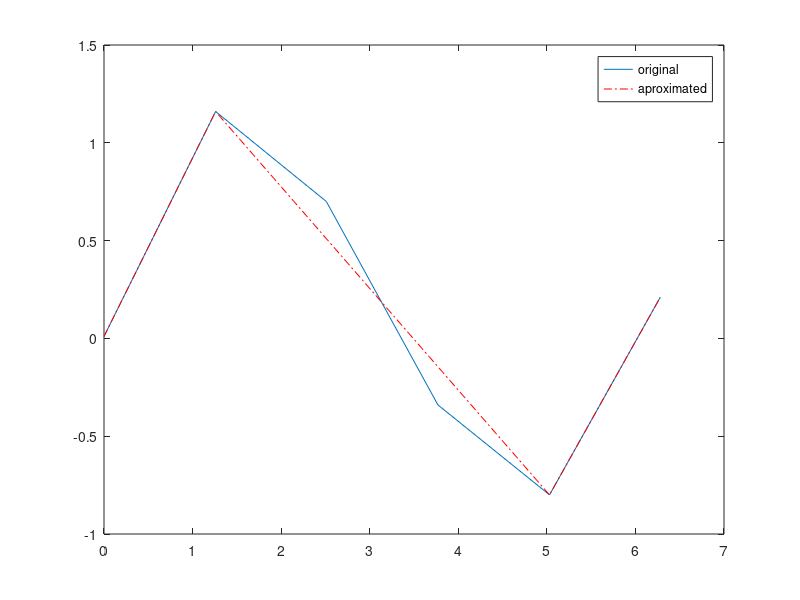

This chart was generated by the following MATLAB code: (Note: this script raises an error after producing the figure.)
function hw3_func_aprox
clc;
disp('HW3 /A');
alpha = 2;
beta = 10;
% x = [0.8  2.15  2.9  4.1];
% f = [0.1  0.7  1.3  0.65];
x = [0  1.26  2.51  3.77  5.03  6.28];
f = [0.01  1.16  0.70  -0.34  -0.80  0.2100];

matrix = inf*ones(length(x),length(x));

for i = 1:length(x)
    for j = i+1:length(x)
        tmp = 0;
        for k = i:j
            xx = f(i) + ( x(k) - x(i) ) * ( f(j)-f(i) )/( x(j)-x(i) );
            tmp = tmp + (beta * (f(k) - xx)^2 );
        end
        matrix(i,j) = alpha + tmp;
    end
end

previous = dijkstra(matrix);

i = size(matrix,1);

resultY(1:i) = inf;
resultX(1:i) = inf;

resultX(1) = x(1);
resultY(1) = f(1);

resultX(i) = x(i);
resultY(i) = f(i);

while previous(i) > 0
    resultX(previous(i)) = x(previous(i));
    resultY(previous(i)) = f(previous(i));
    i = previous(i);
end

resultX = resultX(resultX<inf)
resultY = resultY(resultY<inf)
plot(x,f)
hold on
plot(resultX,resultY, '-.r')
legend('original', 'aproximated')
hold off

% ---------------

disp('HW3 /B');
load('czechRepublic.mat')

alpha = 2;
beta = 10;
step = 100;

width = ceil(length(x)/step);
matrix = inf*ones(width,width);

for i = 1:step:length(x)
    for j = i+1:step:length(x)
        tmp = 0;
        
        % rovnice primky
        ux = x(j) - x(i);
        uy = y(j) - y(i);
        
        a = -uy;
        b = ux;
        c = -a*x(i) - b*y(i);
        
        for k = i+1:step:j-1
            dist = (a*x(k) + b*y(k) + c)^2/a^2 + b^2;
            tmp = tmp + dist;
        end
        ii = ceil(i/step);
        jj = ceil(j/step);
        matrix(ii,jj) = alpha + beta*tmp;
    end
end
previous = dijkstra(matrix);

i = size(matrix,1);

resultY(1:i) = inf;
resultX(1:i) = inf;

resultX(1) = x(1);
resultY(1) = y(1);

resultX(i) = x(i);
resultY(i) = y(i);

while previous(i) > 0
    resultX(previous(i)) = x(previous(i)*step);
    resultY(previous(i)) = y(previous(i)*step);
    i = previous(i);
end

resultX = resultX(resultX<inf)
resultY = resultY(resultY<inf)

plot(x,y)
hold on
plot(resultX,resultY, '-.r')
legend('original', 'aproximated')
hold off

end

function from = dijkstra(matrix)
n = size(matrix, 1)

distances(1:n) = inf;
distances(1) = 0;

queue = distances;
from(1:n) = 0;

for loop = 1:n
    [minValue,node] = min(queue);
    queue(node) = inf;

     for v = 1:n
         if(matrix(node,v) < inf)
             if ( distances(v) > (distances(node) + matrix(node,v)) )
                 distances(v) = distances(node) + matrix(node,v);
                 queue(v) = distances(v);
                 from(v) = node;
             end
         end
     end    
end
end